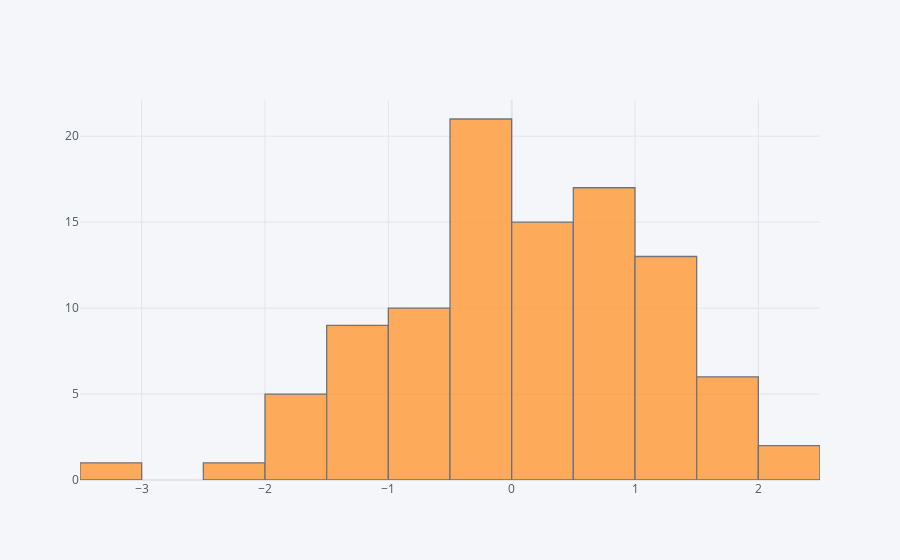

The cell this chart's notebook holds for it:
### Markdown cell above
## histogram

### Code cell
df['A'].iplot(kind='hist',bins=25)

### Figure 1 — Plotly figure (JSON) as saved in the notebook; plotly's stock layout.template omitted (floating-point values rounded to 4 significant figures)
{"data": [{"histfunc": "count", "histnorm": "", "marker": {"color": "rgba(255, 153, 51, 1.0)", "line": {"color": "#4D5663", "width": 1.3}}, "name": "A", "nbinsx": 25, "opacity": 0.8, "orientation": "v", "type": "histogram", "x": [0.4176, 0.5261, 0.5683, -0.8222, 0.5445, 0.5909, 2.04, 0.6262, 0.1969, -3.023, 0.2001, 0.7897, -1.286, -1.21, 1.499, 0.353, 1.607, 0.4466, -0.6767, 0.8676, 1.45, 1.319, -0.02451, 0.1846, -0.2318, 1.189, -1.598, -0.4792, 0.4544, 1.186, 0.6301, -0.9076, -1.037, -0.6364, 0.797, 0.5601, -1.465, 1.352, 0.1975, -1.129, -0.01755, -0.04489, -0.801, -0.3034, -0.3418, -1.19, 0.4408, 1.693, -0.3508, 0.6929, 0.6704, 0.5019, -1.968, 0.2524, -0.1377, -0.5937, -0.4946, 1.439, -0.3909, 1.571, 0.8553, 0.2452, 0.2889, -0.1471, -0.5748, 0.6549, 0.173, -1.199, -0.7056, -2.222, -0.2428, -1.53, 0.1423, -0.2415, -0.3058, -1.97, 1.553, -0.6551, 1.621, 1.167, -0.04829, 1.446, -0.4027, 2.207, 1.203, 1.245, 0.5746, 0.02599, 1.647, -1.297, 0.8804, -0.6672, -0.2552, -0.2052, -0.1894, 1.282, -0.2593, 1.001, -1.155, -1.502]}], "layout": {"barmode": "overlay", "legend": {"bgcolor": "#F5F6F9", "font": {"color": "#4D5663"}}, "paper_bgcolor": "#F5F6F9", "plot_bgcolor": "#F5F6F9", "title": {"font": {"color": "#4D5663"}}, "xaxis": {"gridcolor": "#E1E5ED", "showgrid": true, "tickfont": {"color": "#4D5663"}, "title": {"font": {"color": "#4D5663"}, "text": ""}, "zerolinecolor": "#E1E5ED"}, "yaxis": {"gridcolor": "#E1E5ED", "showgrid": true, "tickfont": {"color": "#4D5663"}, "title": {"font": {"color": "#4D5663"}, "text": ""}, "zerolinecolor": "#E1E5ED"}}}
